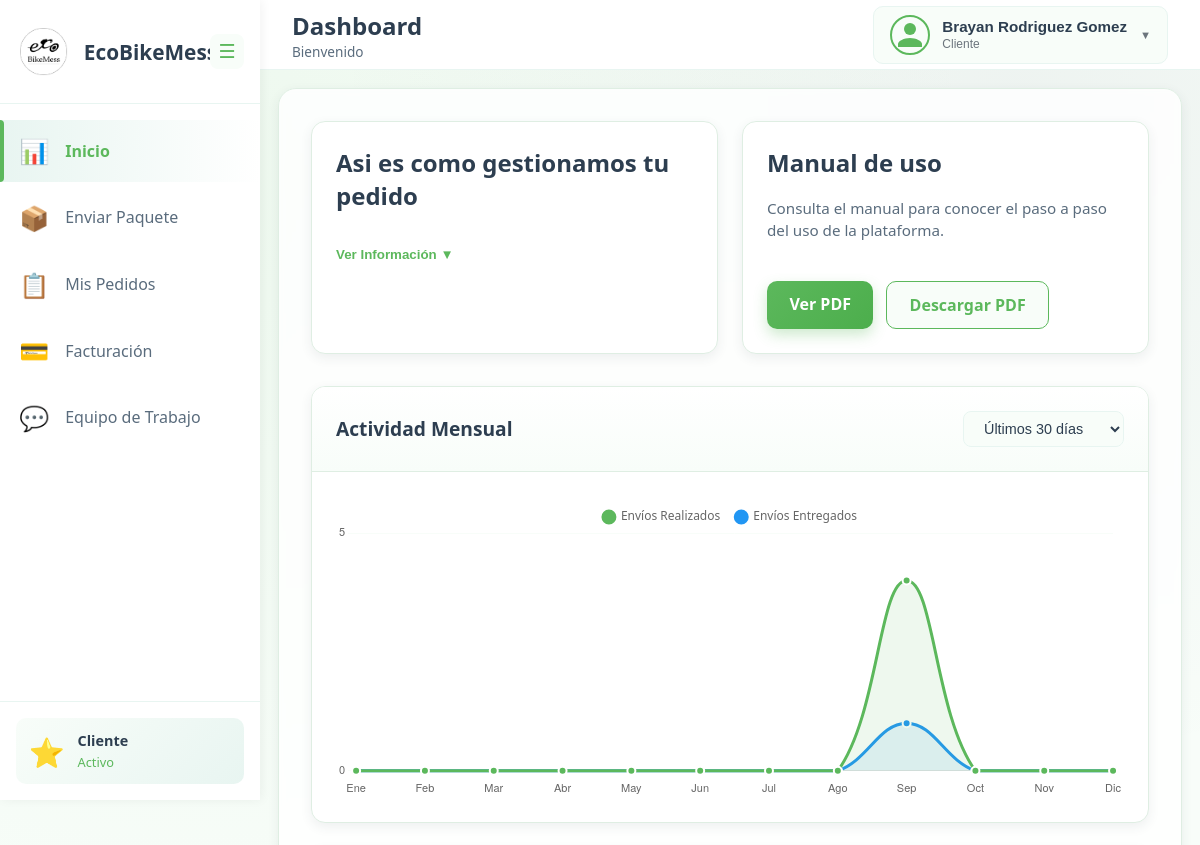
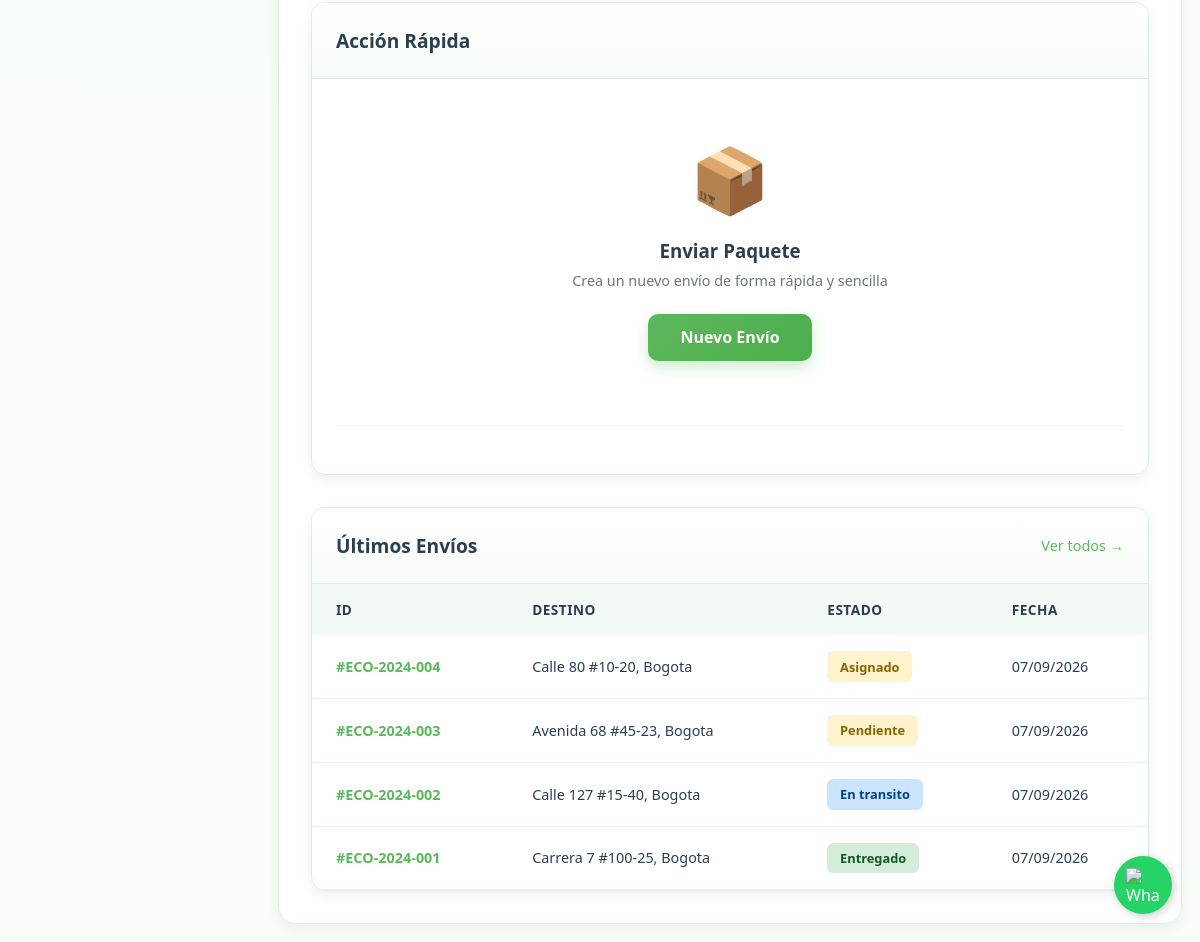
Screenshot of /cliente/inicio (signed in) with the database file from the repository (2 pictures, top to bottom).
### tables this page shows
CREATE TABLE IF NOT EXISTS paquetes (
    id INT PRIMARY KEY AUTO_INCREMENT,
    numero_guia VARCHAR(20) UNIQUE NOT NULL,
    cliente_id INT NOT NULL,
    remitente_nombre VARCHAR(200) NOT NULL,
    remitente_telefono VARCHAR(20) NOT NULL,
    remitente_correo VARCHAR(150),
    direccion_origen TEXT NOT NULL,
    observaciones_recoleccion TEXT,
    destinatario_nombre VARCHAR(200) NOT NULL,
    destinatario_telefono VARCHAR(10) NOT NULL,
    destinatario_telefono2 VARCHAR(10),
    direccion_destino TEXT NOT NULL,
    instrucciones_entrega TEXT,
    descripcion_contenido TEXT NULL,
    dimensiones VARCHAR(100),
    envio_mismo_dia TINYINT(1) NOT NULL DEFAULT 0,
    zona_periferica TINYINT(1) NOT NULL DEFAULT 0,
    recoger_cambios TINYINT(1) NOT NULL DEFAULT 0,
    embalaje TINYINT(1) NOT NULL DEFAULT 0,
    envio_destinatario ENUM('si', 'no') DEFAULT 'no',
    tipo_servicio ENUM('entrega_simple', 'contraentrega') DEFAULT 'entrega_simple',
    costo_envio DECIMAL(10,2) NOT NULL,
    recaudo_esperado DECIMAL(10,2) DEFAULT 0.00,
    estado ENUM('pendiente', 'asignado', 'en_transito', 'en_ruta', 'entregado', 'cancelado', 'devuelto') DEFAULT 'pendiente',
    mensajero_id INT NULL,
    mensajero_recoleccion_id INT NULL,
    recoleccion_id INT NULL,
    creado_por INT NOT NULL,
    fecha_creacion TIMESTAMP DEFAULT CURRENT_TIMESTAMP,
    fecha_asignacion TIMESTAMP NULL,
    fecha_entrega TIMESTAMP NULL,
    qr_code VARCHAR(255) UNIQUE,
    escaneado BOOLEAN DEFAULT FALSE,
    fecha_escaneo TIMESTAMP NULL,
    checklist_verde TINYINT(1) NOT NULL DEFAULT 0,
    FOREIGN KEY (cliente_id) REFERENCES clientes(id),
    FOREIGN KEY (mensajero_id) REFERENCES mensajeros(id),
    FOREIGN KEY (mensajero_recoleccion_id) REFERENCES mensajeros(id),
    FOREIGN KEY (creado_por) REFERENCES usuarios(id)
);

### includes/paths.php (called while the page is built, shortened)
<?php
function app_base_path(): string
{
    $projectRoot = realpath(__DIR__ . DIRECTORY_SEPARATOR . '..');
    $documentRoot = isset($_SERVER['DOCUMENT_ROOT']) ? realpath((string) $_SERVER['DOCUMENT_ROOT']) : false;
    if ($projectRoot && $documentRoot) {
        $projectRootNorm = str_replace('\\', '/', $projectRoot);
        $documentRootNorm = rtrim(str_replace('\\', '/', $documentRoot), '/');
        if ($documentRootNorm !== '' && strpos($projectRootNorm, $documentRootNorm) === 0) {
            $relative = substr($projectRootNorm, strlen($documentRootNorm));
            $relative = '/' . ltrim((string) $relative, '/');
            $relative = rtrim($relative, '/');
            return $relative === '/' ? '' : $relative;
        }
    }
    $scriptDir = isset($_SERVER['SCRIPT_NAME']) ? dirname((string) $_SERVER['SCRIPT_NAME']) : '';
    $scriptDir = str_replace('\\', '/', (string) $scriptDir);
    $scriptDir = rtrim($scriptDir, '/');
    return $scriptDir === '/' ? '' : $scriptDir;
}
function app_url(string $path = ''): string
{
    $base = app_base_path();
    $path = ltrim($path, '/');
    return $base . ($path !== '' ? '/' . $path : '');
}
function app_asset_url(string $path = ''): string
{
    return app_url('public/' . ltrim($path, '/'));
}
function app_routes(): array
{
    static $routes = null;
    if ($routes !== null) {
        return $routes;
    }
    $routes = [
        'home' => '',
        'about' => 'nosotros',
        'login' => 'login',
        'register' => 'crear-cuenta',
        'forgot-password' => 'recuperar-contrasena',
        'reset-password' => 'cambiar-contrasena',
        'client.dashboard' => 'cliente/inicio',
        'client.send-package' => 'cliente/enviar-paquete',
        'client.orders' => 'cliente/mis-pedidos',
        'client.team' => 'cliente/equipo-trabajo',
        'client.billing' => 'cliente/facturacion',
        'client.profile' => 'cliente/mi-perfil',
        'admin.dashboard' => 'admin/inicio',
        'admin.packages' => 'admin/paquetes',
        'admin.create-shipment' => 'admin/digitar-envio',
        'admin.collections' => 'admin/asignar-recolecciones',
        'admin.billing' => 'admin/facturacion',
        'admin.notes' => 'admin/notas',
        'admin.users' => 'admin/usuarios',
        'admin.profile' => 'admin/mi-perfil',
        'messenger.dashboard' => 'mensajero/inicio',
        'messenger.send-package' => 'mensajero/enviar-paquete',
        'messenger.orders' => 'mensajero/mis-pedidos',
        'messenger.packages' => 'mensajero/mis-paquetes',
        'messenger.history' => 'mensajero/historial',
        'messenger.pickups' => 'mensajero/recolecciones',
        'messenger.billing' => 'mensajero/facturacion',
        'messenger.profile' => 'mensajero/mi-perfil',
        'logout' => 'logout',
    ];
    return $routes;
}
function route_path(string $name): string
{
    $routes = app_routes();
    return $routes[$name];
}
function route_url(string $name, array $query = []): string
{
    $url = app_url(route_path($name));
    return $url;
}

### models/conexionGlobal.php (called while the page is built, shortened)
<?php
function conexionDB(){
    try {
        $dsn = "mysql:host=localhost;dbname=u478643953_ecobikemess;charset=utf8";
        $db = new PDO($dsn, 'u478643953_ecobikemess', '/EcoBikeMess0310');
        $db->setAttribute(PDO::ATTR_ERRMODE, PDO::ERRMODE_EXCEPTION);
        $db->exec("SET time_zone = '-05:00'");
        return $db;
    } catch (PDOException $PDOe) {
        throw new Exception("Fallo SQL: " . $PDOe->getMessage());
    }
}

### models/inicioClienteModel.php (called while the page is built, shortened)
<?php
require_once __DIR__ . '/conexionGlobal.php';
class InicioClienteModel {
    private $conn;
    public function __construct() {
        $this->conn = conexionDB();
    }
    public function obtenerIdCliente($usuario_id, $rol) {
        try {
            if ($rol === 'cliente') {
                $sql = "SELECT id FROM clientes WHERE usuario_id = :uid LIMIT 1";
                $stmt = $this->conn->prepare($sql);
                $stmt->execute([':uid' => $usuario_id]);
                return $stmt->fetchColumn();
            }
        } catch (PDOException $e) {
            return null;
        }
        return null;
    }
    public function obtenerUltimosPedidos($cliente_id, $limit = 5) {
        try {
            $sql = "SELECT id, numero_guia, direccion_destino, estado, fecha_creacion
                    FROM paquetes
                    WHERE cliente_id = :cid
                    ORDER BY fecha_creacion DESC
                    LIMIT :limit";
            $stmt = $this->conn->prepare($sql);
            $stmt->bindValue(':cid', $cliente_id, PDO::PARAM_INT);
            $stmt->bindValue(':limit', $limit, PDO::PARAM_INT);
            $stmt->execute();
            return $stmt->fetchAll(PDO::FETCH_ASSOC);
        } catch (PDOException $e) {
            return [];
        }
    }
    public function obtenerDatosGrafica($cliente_id, $periodo = 'year') {
        try {
            $condicion = "AND YEAR(fecha_creacion) = YEAR(CURRENT_DATE())";
            $sql = "SELECT MONTH(fecha_creacion) as mes, COUNT(*) as total,
                    SUM(CASE WHEN estado = 'entregado' THEN 1 ELSE 0 END) as entregados
                    FROM paquetes
                    WHERE cliente_id = :cid $condicion
                    GROUP BY MONTH(fecha_creacion)
                    ORDER BY mes ASC";
            $stmt = $this->conn->prepare($sql);
            $stmt->execute([':cid' => $cliente_id]);
            return $stmt->fetchAll(PDO::FETCH_ASSOC);
        } catch (PDOException $e) {
            return [];
        }
    }
}
?>

### views/Clientes/inicioCliente.php (the view, shortened to what this page needs)
<?php
require_once __DIR__ . '/../../includes/paths.php';
require_once '../../models/inicioClienteModel.php';
$ultimosPedidos = [];
$chartDataRaw = [];
$model = new InicioClienteModel();
$cliente_id = $model->obtenerIdCliente($_SESSION['user_id'], $_SESSION['user_role']);
if ($cliente_id) {
    $ultimosPedidos = $model->obtenerUltimosPedidos($cliente_id);
    $chartDataRaw = $model->obtenerDatosGrafica($cliente_id);
}
$chartLabels = ['Ene', 'Feb', 'Mar', 'Abr', 'May', 'Jun', 'Jul', 'Ago', 'Sep', 'Oct', 'Nov', 'Dic'];
$dataTotal = array_fill(0, 12, 0);
$dataEntregados = array_fill(0, 12, 0);
foreach ($chartDataRaw as $row) {
    $mesIndex = intval($row['mes']) - 1;
    if ($mesIndex >= 0 && $mesIndex < 12) {
        $dataTotal[$mesIndex] = intval($row['total']);
        $dataEntregados[$mesIndex] = intval($row['entregados']);
    }
}
$manualClienteUrl = app_asset_url('doc/Manual%20procedimiento%20clientes.docx.pdf');
?>
<!DOCTYPE html>
<html lang="es">
<head>
    <link rel="stylesheet" href="../../public/css/clienteSidebar.css">
    <link rel="stylesheet" href="../../public/css/clienteNavbar.css">
    <link rel="stylesheet" href="../../public/css/inicioCliente.css">
    <link rel="stylesheet" href="../../public/css/responsive.css">
    <link rel="stylesheet" href="../../public/css/clientesTheme.css">
</head>
<body>
    <?php include '../layouts/clienteSidebar.php'; ?>
    <div class="main-content">
        <?php include '../layouts/clienteNavbar.php'; ?>
        <div class="dashboard-container">
            <div class="stats-grid">
                <div class="stat-card important-info-card">
                    <div class="stat-card-header">
                        <div class="stat-info">
                            <h2>Asi es como gestionamos tu pedido</h2>
                        </div>
                    </div>
                    <button class="btn-details" id="toggleInfoBtn">
                        Ver Información ▼
                    </button>
                </div>
                <div class="stat-card manual-card">
                    <div class="stat-info">
                        <h2>Manual de uso</h2>
                        <p class="manual-description">Consulta el manual para conocer el paso a paso del uso de la plataforma.</p>
                    </div>
                    <div class="manual-actions">
                        <a href="<?php echo htmlspecialchars($manualClienteUrl, ENT_QUOTES, 'UTF-8'); ?>" class="btn-primary" target="_blank" rel="noopener">Ver PDF</a>
                        <a href="<?php echo htmlspecialchars($manualClienteUrl, ENT_QUOTES, 'UTF-8'); ?>" class="manual-download-link" download>Descargar PDF</a>
                    </div>
                </div>
            </div>
            <div class="content-grid">
                <div class="card chart-card">
                    <div class="card-header">
                        <h2>Actividad Mensual</h2>
                        <div class="header-actions">
                            <select class="period-select">
                                <option>Últimos 30 días</option>
                            </select>
                        </div>
                    </div>
                    <div class="card-body">
                        <canvas id="activityChart"></canvas>
                    </div>
                </div>
                <div class="card quick-action-card">
                    <div class="card-header">
                        <h2>Acción Rápida</h2>
                    </div>
                    <div class="card-body">
                        <div class="quick-action-content">
                            <div class="quick-icon">📦</div>
                            <h3>Enviar Paquete</h3>
                            <p>Crea un nuevo envío de forma rápida y sencilla</p>
                            <a href="<?php echo htmlspecialchars(route_url('client.send-package'), ENT_QUOTES, 'UTF-8'); ?>" class="btn-primary">Nuevo Envío</a>
                        </div>
                        <div class="quick-stats">
                        </div>
                    </div>
                </div>
            </div>
            <div class="content-grid-2">
                <div class="card">
                    <div class="card-header">
                        <h2>Últimos Envíos</h2>
                        <a href="<?php echo htmlspecialchars(route_url('client.orders'), ENT_QUOTES, 'UTF-8'); ?>" class="view-all-link">Ver todos →</a>
                    </div>
                    <div class="card-body no-padding">
                        <div class="table-container">
                            <table class="data-table">
                                <thead>
                                    <tr>
                                        <th>ID</th>
                                        <th>Destino</th>
                                        <th>Estado</th>
                                        <th>Fecha</th>
                                    </tr>
                                </thead>
                                <tbody>
                                    <?php if (empty($ultimosPedidos)): ?>
                                        <tr><td colspan="5" style="text-align:center;">No hay envíos recientes</td></tr>
                                    <?php else: ?>
                                        <?php foreach ($ultimosPedidos as $pedido): ?>
                                            <?php
                                                $statusClass = 'status-pending';
                                                $statusText = ucfirst(str_replace('_', ' ', $pedido['estado']));
                                                if ($pedido['estado'] == 'entregado') $statusClass = 'status-delivered';
                                                elseif (in_array($pedido['estado'], ['en_transito', 'en_proceso'])) $statusClass = 'status-in-transit';
                                                elseif ($pedido['estado'] == 'cancelado') $statusClass = 'status-cancelled';
                                            ?>
                                            <tr>
                                                <td><span class="order-id">#<?php echo htmlspecialchars($pedido['numero_guia']); ?></span></td>
                                                <td><?php echo htmlspecialchars($pedido['direccion_destino']); ?></td>
                                                <td><span class="status-badge <?php echo $statusClass; ?>"><?php echo $statusText; ?></span></td>
                                                <td><?php echo date('d/m/Y', strtotime($pedido['fecha_creacion'])); ?></td>
                                            </tr>
                                        <?php endforeach; ?>
                                    <?php endif; ?>
                                </tbody>
                            </table>
                        </div>
                    </div>
                </div>
    <script>
        window.dashboardChartData = {
            labels: <?php echo json_encode($chartLabels); ?>,
            total: <?php echo json_encode($dataTotal); ?>,
            entregados: <?php echo json_encode($dataEntregados); ?>
        };
    </script>
</body>
</html>

### rows the page displays
paquetes: numero_guia "ECO-2024-004", direccion_destino "Calle 80 #10-20, Bogota", estado "Asignado", fecha_creacion "07/09/2026"
paquetes: numero_guia "ECO-2024-003", direccion_destino "Avenida 68 #45-23, Bogota", estado "Pendiente", fecha_creacion "07/09/2026"
paquetes: numero_guia "ECO-2024-002", direccion_destino "Calle 127 #15-40, Bogota", estado "En transito", fecha_creacion "07/09/2026"
paquetes: numero_guia "ECO-2024-001", direccion_destino "Carrera 7 #100-25, Bogota", estado "Entregado", fecha_creacion "07/09/2026"

### other values shown
$_SESSION['user_role'] "Cliente"
chart data {{ json_encode($chartLabels) }} ["Ene","Feb","Mar","Abr","May","Jun","Jul","Ago","Sep","Oct","Nov","Dic"]
chart data {{ json_encode($dataTotal) }} [0,0,0,0,0,0,0,0,4,0,0,0]
chart data {{ json_encode($dataEntregados) }} [0,0,0,0,0,0,0,0,1,0,0,0]
